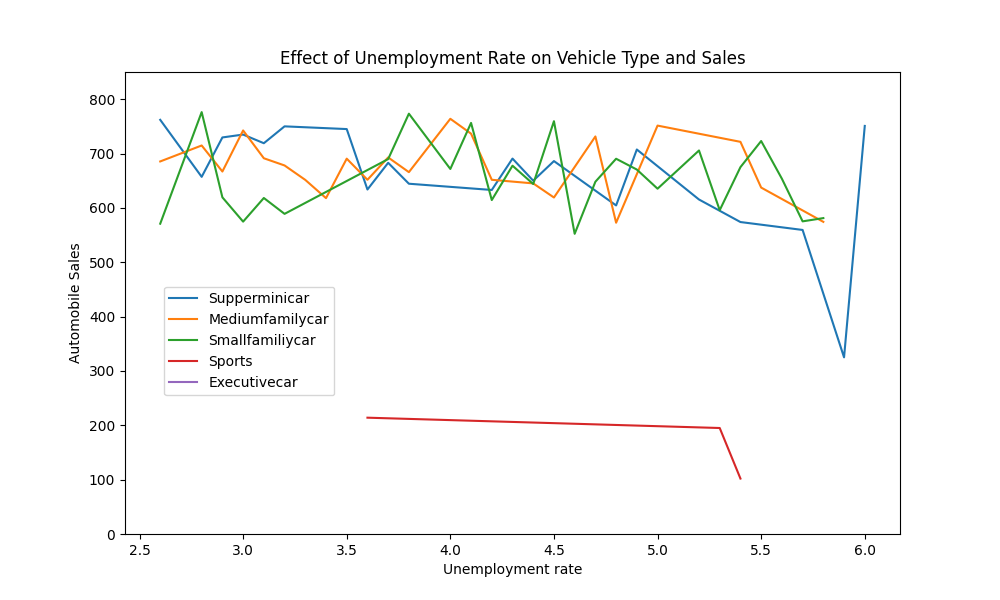

This chart was generated by the following Python code:
 #Import Primary Modules:
import numpy as np
import pandas as pd
#%matplotlib inline
import matplotlib as mpl
import matplotlib.pyplot as plt
import seaborn as sns
import folium as flm

# # x=np.random.normal(loc=0,scale=1,size=1000)
# plt.hist(x,100)
# # plt.title('Normal distribution with $\mu=0, \sigma=1$')
# # plt.savefig('matplotlib_histogram.png')
# # plt.show()
import requests
import io
# from js import fetch


URL = "https://cf-courses-data.s3.us.cloud-object-storage.appdomain.cloud/IBMDeveloperSkillsNetwork-DV0101EN-SkillsNetwork/Data%20Files/historical_automobile_sales.csv"
resp = requests.get(URL)
text = io.StringIO(resp.text)
df = pd.read_csv(text)
print('Data downloaded and read into a dataframe!')

# #df_can = pd.read_csv('https://cf-courses-data.s3.us.cloud-object-storage.appdomain.cloud/IBMDeveloperSkillsNetwork-DV0101EN-SkillsNetwork/Data%20Files/Canada.csv')
# #print('Data read into a pandas dataframe!')                
# #df_can.head()

print(df.describe())
print(df.columns)
#years = np.arange(1980, 2023)
#years = list(map(str, range(1980, 2014)))
#create data for plotting

    
#Create dataframes for recession and non-recession period
rec_data = df[df['Recession'] == 1]

sizes=rec_data.groupby('Vehicle_Type')['Advertising_Expenditure'].sum().values

plt.figure(figsize=(10, 6))
sns.lineplot(rec_data, x='unemployment_rate', y='Automobile_Sales', hue='Vehicle_Type',  err_style=None, markers='o')


plt.ylim(0,850)
plt.xlabel('Unemployment rate')
plt.ylabel('Automobile Sales')
plt.title('Effect of Unemployment Rate on Vehicle Type and Sales')
plt.legend(loc=(0.05,.3))
plt.savefig('line_plot_3.png')

plt.show()